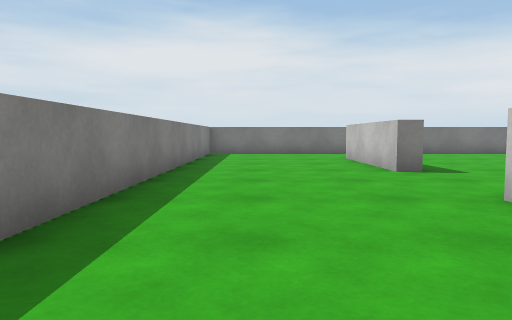
View 1 (above)

14 first-person views from a walk through a 3-D level made in the Unity game engine. The camera is 0.72 m above the floor, tilts 4° down and sees 70° across. The floor is counted in squares, 1 m on a side. Each view is taken from the middle of a square. On the plan, view 1 faces up. The plan holds only what a view shows up to about 11 squares ahead; the rest is blank. The place goes on beyond the plan. The player character is not drawn. Surface patterns are stand-ins for the level's own textures.

View 2
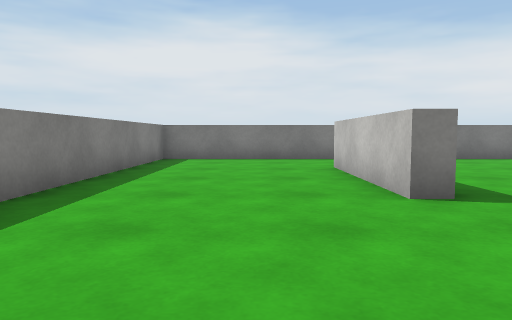

View 3
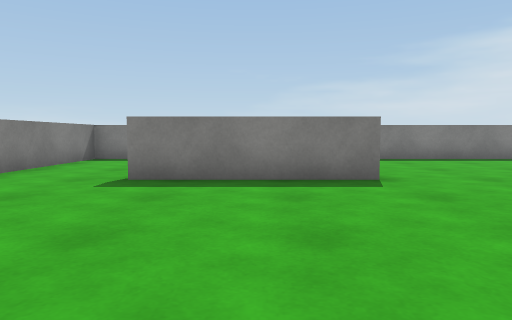

View 4
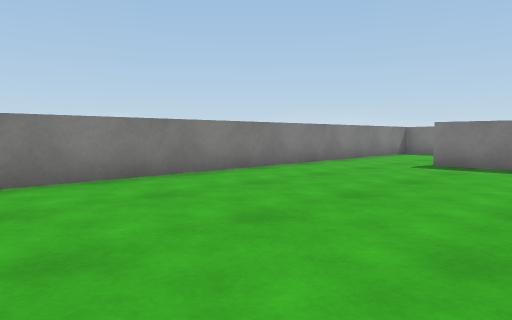

View 5
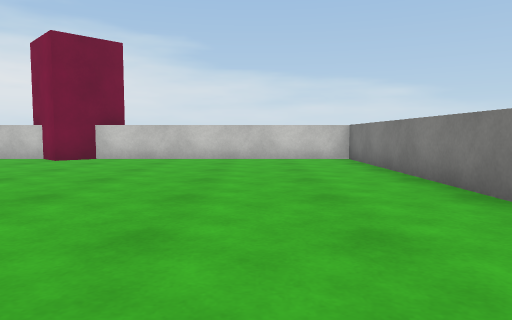

View 6
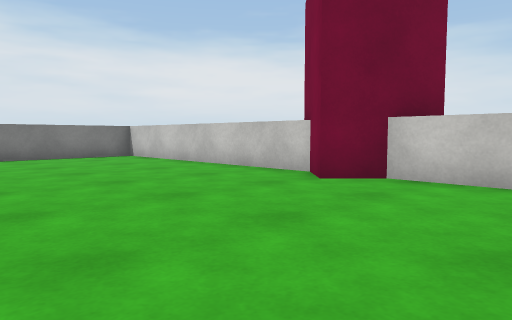

View 7
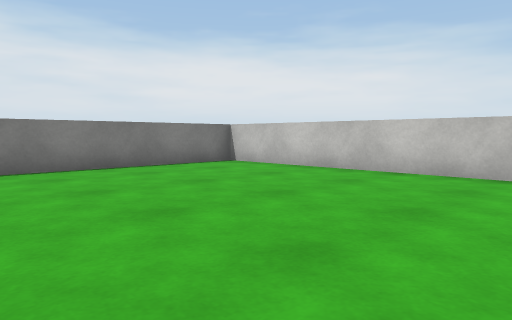

View 8
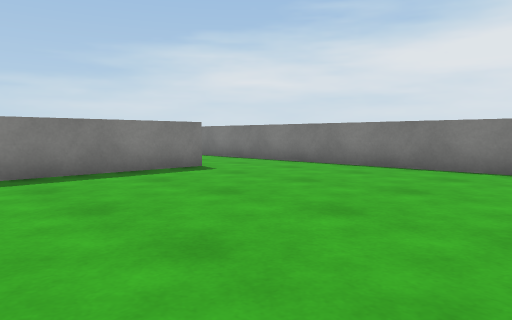

View 9
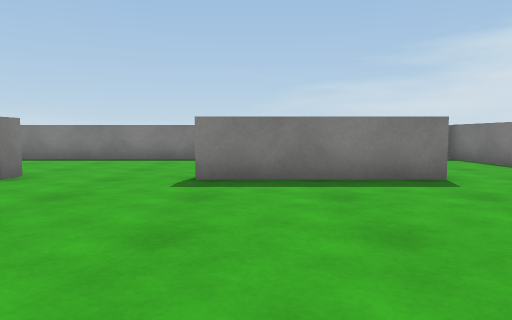

View 10
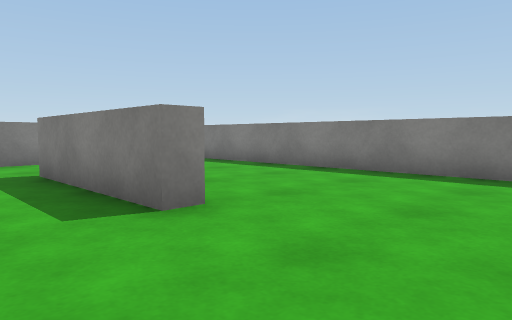

View 11
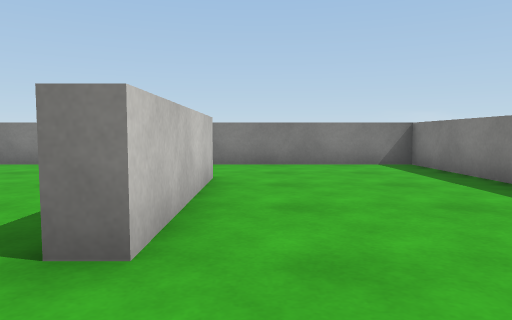

View 12
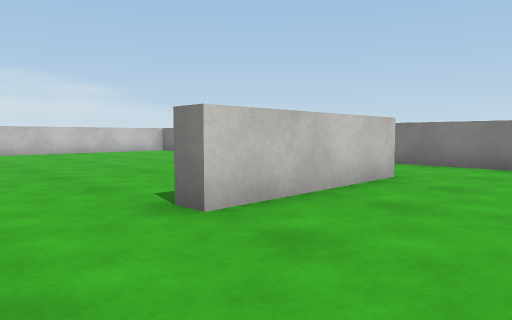

View 13
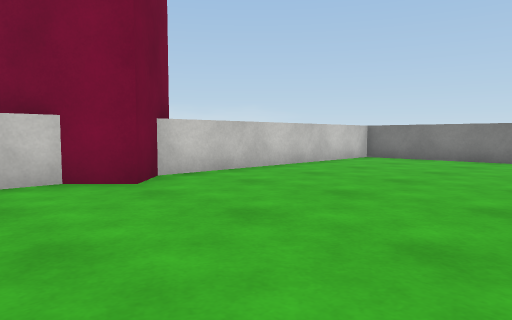

View 14
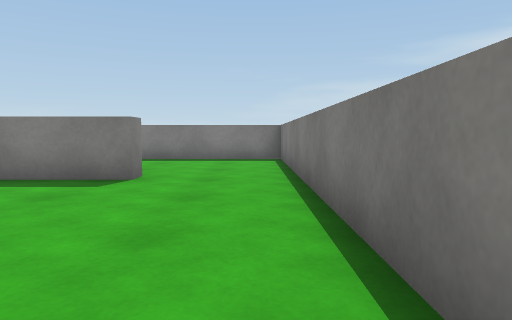

### Floor plan
Points are (right, up) in squares from view 1. A wall is a line through its corners. A room is listed if a view was taken in it or the views show most of it. See-through windows are left out.
Room 1 (views 1, 2, 3, 4, 5, 6, 7, 8, 9, 10, 11, 12, 13, 14)
walls: (3.2, 7) (2.7, 7) (2.7, 11) (3.2, 11) (3.2, 7); (2.7, -0.1) (2.7, 4) (3.2, 4) (3.2, -0.1); (14, 5.5) (14.7, 6.3) (14.7, 13.7) (-1.7, 13.7) (-1.7, -2.7) (14.7, -2.7) (14.7, 4.7) (14, 5.5)

Positions as (right, up) in squares from view 1, and headings:
1: (0, 0), facing up
2: (1, 3), facing up
3: (9, 2), facing left
4: (12, 3), facing down-left
5: (4, 0), facing right
6: (9, 2), facing up-right
7: (8, 6), facing up-right
8: (10, 6), facing up-left
9: (9, 8), facing left
10: (5, 7), facing down-left
11: (2, 6), facing down
12: (0, 6), facing down-right
13: (9, 8), facing down-right
14: (9, 13), facing left
